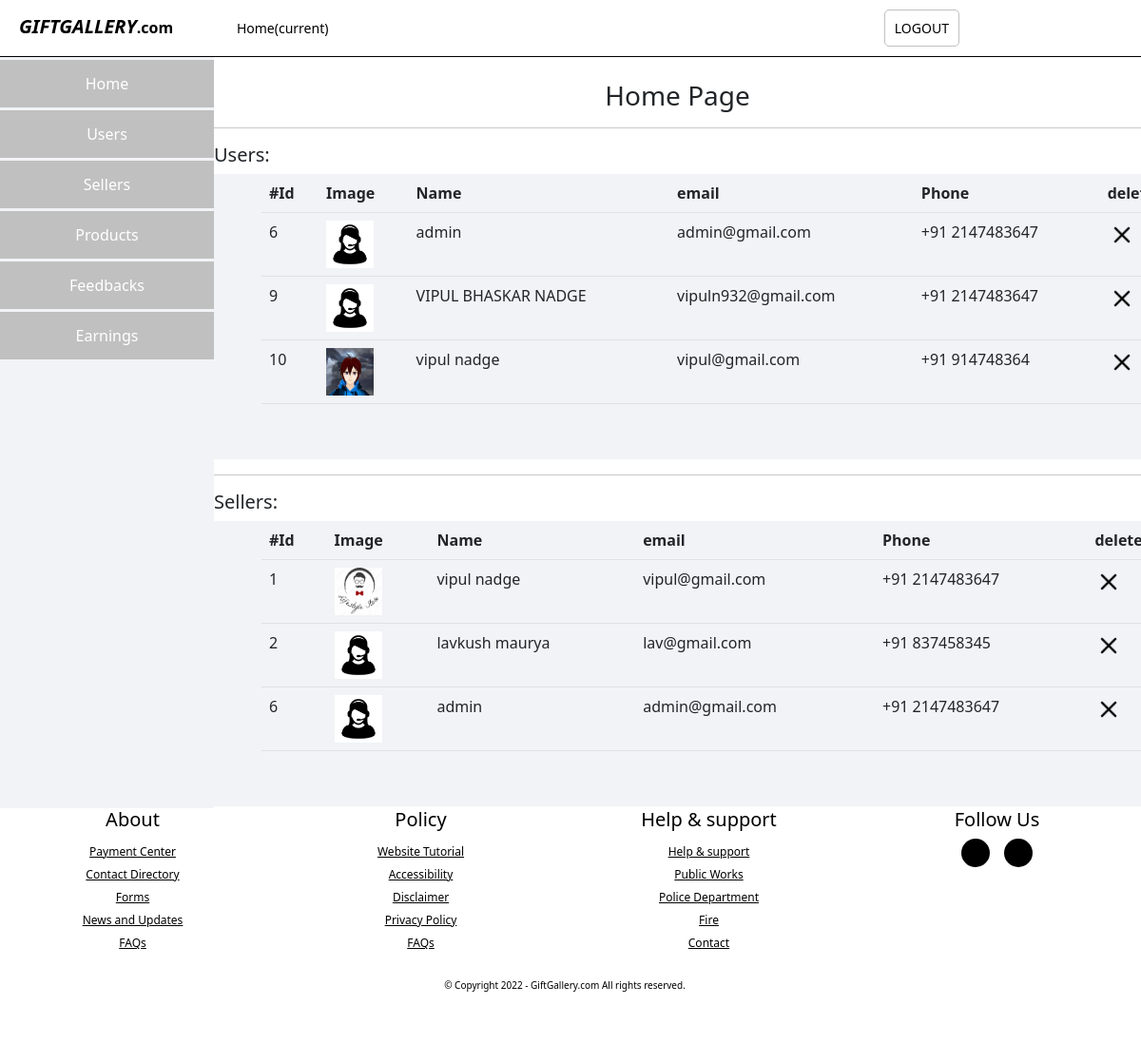
/adash.php, run on the app's committed database.
### tables this page shows
CREATE TABLE `ulogin` (
  `id` int(11) NOT NULL,
  `profile` varchar(300) NOT NULL,
  `name` varchar(45) NOT NULL,
  `email` varchar(45) NOT NULL,
  `phone` int(12) NOT NULL,
  `password` varchar(45) NOT NULL,
  `address` varchar(300) NOT NULL,
  `gender` varchar(12) NOT NULL
);

CREATE TABLE `slogin` (
  `id` int(11) NOT NULL,
  `profile` varchar(300) NOT NULL,
  `name` varchar(45) NOT NULL,
  `email` varchar(45) NOT NULL,
  `phone` int(12) NOT NULL,
  `password` varchar(45) NOT NULL,
  `address` varchar(300) NOT NULL,
  `gender` varchar(12) NOT NULL
);

### adash.php (the view, shortened to what this page needs)
<?php
  include 'conn.php';
?>
<!DOCTYPE html>
<html>
  <head>
    <link href="bootstrap/css/bootstrap.min.css" rel="stylesheet">
    <link rel="stylesheet" href="style.css">
  </head>
<body>
<div class="nav1">
  <a class="nav1title" href="#"><em style="color: black;font-weight: bold;text-transform: uppercase;padding-left: 20px;font-size: 20px;">GiftGallery</em>.com</a>
  <div class="navd1" style="width:100%;">
        <ul class="navul1" style="width: 85%;">
          <li class="navli1">
            <a class="b1" href="#">Home<span class="sr-only">(current)</span></a>
          </li>
        </ul>
        <ul class="navul2" style="padding-left: 5%;">
          <div style="display: inline-flex;">
            <li class="navli1" style="">
              <a href="alogout.php" class="b1" style="border: 1px solid silver;"><?php echo $_SESSION['pid']; ?> LOGOUT</a>
            </li>
          </div>
        </ul>
  </div>
</div>
<br>
<div class="dmain" style="float: left;display: inline-flex;position: relative;width: 100%;z-index: 5;">
    <div style="background: #f1f3f6;height: 790px;width: 300px;margin-top: 36px;background-position: 0% 50%;">
      <div style="display:  inline-grid;width: 100%;">
          <a href="#" onclick="m1()" class="i1" id="ho">Home</a>
          <a href="#" onclick="m2()" class="i1" id="us">Users</a>
          <a href="#" onclick="m3()" class="i1" id="se">Sellers</a>
          <a href="#" onclick="m4()" class="i1" id="pr">Products</a>
          <a href="#" onclick="m5()" class="i1" id="fe">Feedbacks</a>
          <a href="#" onclick="m6()" class="i1" id="re">Earnings</a>
      </div>
    </div>
    <div style="background: white;height: 790px;width: 1300px;max-width: 1400px; margin-top: 36px;overflow: scroll;overflow-x: hidden;">
      <div class="x1" id="di1" >
        <br><center><h3>Home Page</h3></center><hr><h5>Users:</h5>
        <div>
              <div style="background:#f1f3f6;height: 300px;overflow: scroll;">
                    <table class="table" style="margin-left: 50px;">
                                              <tr >
                                                  <th scope="col">#Id</th>
                                                  <th scope="col">Image</th>
                                                  <th scope="col">Name</th>
                                                  <th scope="col">email</th>
                                                  <th scope="col">Phone</th>
                                                  <th scope="col">delete</th>
                                              </tr>
                                          <?php
                                                $q1="select * from ulogin limit 10";
                                                $r1=mysqli_query($conn,$q1);
                                                while($d1=mysqli_fetch_array($r1)) {
                                                      echo "
                                                              <tr>
                                                                  <td scope='row'><p>".$d1['id']."</p></td>
                                                                  <td><img src='".$d1['profile']."' width='50px' height='50px'></td>
                                                                  <td><p>".$d1['name']."</p></td>
                                                                  <td><p>".$d1['email']."</p></td>
                                                                  <td><p>+91 ".$d1['phone']."</p></td>
                                                                  <td><a href='#' class='btn vt' id='alik'></a></td>
                                                              </tr>
                                                          ";
                                                    }
                                          ?>
                    </table>
              </div><hr><h5>Sellers:</h5>
              <div style="background:#f1f3f6;height: 300px;overflow: scroll;">
                        <table class="table" style="margin-left: 50px;">
                                              <tr >
                                                  <th scope="col">#Id</th>
                                                  <th scope="col">Image</th>
                                                  <th scope="col">Name</th>
                                                  <th scope="col">email</th>
                                                  <th scope="col">Phone</th>
                                                  <th scope="col">delete</th>
                                              </tr>
                                          <?php
                                                $q1="select * from slogin limit 10";
                                                $r1=mysqli_query($conn,$q1);
                                                while($d1=mysqli_fetch_array($r1)) {
                                                      echo "
                                                              <tr>
                                                                  <td scope='row'><p>".$d1['id']."</p></td>
                                                                  <td><img src='".$d1['profile']."' width='50px' height='50px'></td>
                                                                  <td><p>".$d1['name']."</p></td>
                                                                  <td><p>".$d1['email']."</p></td>
                                                                  <td><p>+91 ".$d1['phone']."</p></td>
                                                                  <td><a href='#' class='btn vt' id='alik'></a></td>
                                                              </tr>
                                                          ";
                                                    }
                                          ?>
                        </table>
              </div><hr><h5>Products top [ 20 ]:</h5>
        </div>
      </div>
    </div>
</div><br>
<div style="z-index: 1;width: 99%;">
        <?php include("footer.php"); ?>
</div>
</body>
</html>

### footer.php (shortened to what this page needs)
<!DOCTYPE html>
<html lang="en">
<head>
  <link rel="stylesheet" href="bootstrap/css/bootstrap.min.css">
</head>
<body>
<footer role="contentinfo container">
  <div class="footer-middle">
    <div class="fluid-container" style="display: block;background: transparent;text-align: center;">
      <div class="row">
              <div class="col-md-3 col-sm-6">
                  <div class="footer-pad">
                    <h5>About</h5>
                    <ul class="list-unstyled">
                      <li><a href="#">Payment Center</a></li>
                      <li><a href="#">Contact Directory</a></li>
                      <li><a href="#">Forms</a></li>
                      <li><a href="#">News and Updates</a></li>
                      <li><a href="#">FAQs</a></li>
                    </ul>
                  </div>
              </div>
              <div class="col-md-3 col-sm-6">
                  <div class="footer-pad">
                    <h5>Policy</h5>
                    <ul class="list-unstyled">
                      <li><a href="#">Website Tutorial</a></li>
                      <li><a href="#">Accessibility</a></li>
                      <li><a href="#">Disclaimer</a></li>
                      <li><a href="#">Privacy Policy</a></li>
                      <li><a href="#">FAQs</a></li>
                    </ul>
                  </div>
              </div>
              <div class="col-md-3 col-sm-6">
                  <div class="footer-pad">
                    <h5>Help & support</h5>
                    <ul class="list-unstyled">
                      <li><a href="#">Help & support</a></li>
                      <li><a href="#">Public Works</a></li>
                      <li><a href="#">Police Department</a></li>
                      <li><a href="#">Fire</a></li>
                      <li><a href="#">Contact</a></li>
                    </ul>
                  </div>
              </div>
              <div class="col-md-3">
              		<h5>Follow Us</h5>
                      <ul class="social-network social-circle">
                       <li><a href="#" class="icoFacebook" title="Facebook"><i class="fa fa-facebook"></i></a></li>
                       <li><a href="#" class="icoLinkedin" title="Linkedin"><i class="fa fa-linkedin"></i></a></li>
                      </ul>
          		</div>
      </div>
      	<div class="row">
      		<div class="col-md-12 copy">
      			<p class="text-center">&copy; Copyright 2022 - GiftGallery.com  All rights reserved.</p>
      		</div>
      	</div>
    </div>
  </div>
</footer>
</body>
</html>

### style.css (style rules this page uses)
body { margin: 0; padding: 0; font-family: monospace; color: white; background: black; }
img { max-width: 100%; }
.nav1 { position: fixed; width: 100%; z-index: 10; border-bottom: 1px solid black; background: white; height: 60px; float: left; display: inline-flex; }
.nav1title { width: 250px; padding-top: 13px; text-decoration: none; color: silver; font-weight: 800; }
.navd1 { float: left; display: inline-flex; }
.navul1 { float: left; display: inline-flex; height: 100%; width: 60%; padding-top: 17px; }
.navul2 { height: 100%; width: 40%; padding-top: 17px; margin-left: 10px; }
.navli1 { list-style: none; color: black; }
.navli1 a { text-decoration: none; color: black; padding: 9px 10px; font-size: 14px; border: none; cursor: pointer; }
.b1 { border: 1px solid transparent; border-radius: 5px; }
.vt { font-size: 10px; padding: 0; }
.row { display: -ms-flexbox; display: flex; -ms-flex-wrap: wrap; flex-wrap: wrap; margin: 0 -16px; }
.btn { background-color: #04AA6D; color: white; padding: 12px; margin: 10px 0; border: none; width: 100%; border-radius: 3px; cursor: pointer; font-size: 17px; }
.vt { margin: 0; width: 30px; height: 30px; background: url('img/cros.png'); background-size: cover; background-color: white; }
.i1 { background: silver; width: 100%; margin-top: 3px; height: 50px; text-align: center; padding-top: 13px; color: white; text-decoration: none; }
.x1 { overflow: scroll; width: 100%; height: 1000px; }

### adash.php (style rules this page uses)
.nav1 { position: fixed; width: 100%; z-index: 6; border-bottom: 1px solid black; background: white; height: 60px; float: left; display: inline-flex; }

### footer.php (style rules this page uses)
footer { background: transparent; color: black; margin-top:10px; }
footer a { color: black; font-size: 12px; transition-duration: 0.2s; }
.copy { font-size: 10px; padding: 10px; border-top: 1px solid #FFFFFF; }
.footer-middle { padding-top: 2em; color: black; }
ul.social-network { list-style: none; display: inline; margin-left: 0 !important; padding: 0; }
ul.social-network li { display: inline; margin: 0 5px; }
.social-circle li a { display: inline-block; position: relative; margin: 0 auto 0 auto; -moz-border-radius: 50%; -webkit-border-radius: 50%; border-radius: 50%; text-align: center; width: 30px; height: 30px; font-size: 13px; background-color: black; }
.social-network a { background-color: #F9F9F9; }

### data on the page
ulogin: id "6", profile (picture), name "admin", email "admin@gmail.com", phone "2147483647"
ulogin: id "9", profile (picture), name "VIPUL BHASKAR NADGE", email "vipuln932@gmail.com", phone "2147483647"
ulogin: id "10", profile (picture), name "vipul nadge", email "vipul@gmail.com", phone "914748364"
slogin: id "1", profile (picture), name "vipul nadge", email "vipul@gmail.com", phone "2147483647"
slogin: id "2", profile (picture), name "lavkush maurya", email "lav@gmail.com", phone "837458345"
slogin: id "6", profile (picture), name "admin", email "admin@gmail.com", phone "2147483647"
